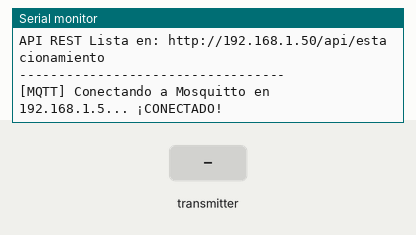
Bench run of a sketch on a simulated ESP32. On the bench: the last lines printed to the serial monitor. The inputs (shaded band) are chosen by the test bench. WiFi joins after 1.5 s; servers stay silent unless stated; random numbers use the default seed unless the sketch sets one; no MQTT or app messages arrive unless stated.

Above: at 3.7 s.
3.8 s: the transmitter starts sending id = 1
At 6.3 s:
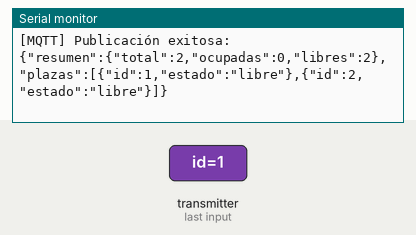
6.8 s: the transmitter starts sending ocupada = 1
At 7.7 s:
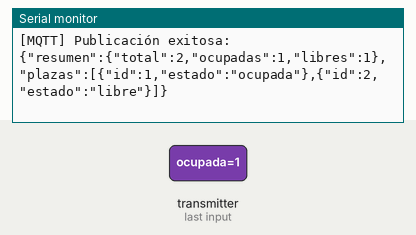

Measured:
- after the input at 3.8 s, the serial monitor: prints a new line after 1.8 s (image 1)
- after the input at 6.8 s, the serial monitor: prints a new line after 0.06 s (image 2)

The sketch:

Codigo_Gateway.ino
```cpp
#include <WiFi.h>
#include <esp_now.h>
#include <WebServer.h>
#include <PubSubClient.h>

//==================================================
// Credenciales WiFi y Broker Mosquitto (Windows)
//==================================================
const char* ssid          = "RED-INTERNET";
const char* password      = "CONTRASENIA";
const char* mqtt_server   = "192.168.1.5"; // IP de la PC donde corre Mosquitto / Streamlit
const int   mqtt_port     = 1883;

//==================================================
// Objetos y Variables Globales
//==================================================
WiFiClient espClient;
PubSubClient mqttClient(espClient);
WebServer server(80);

// Estructura recibida desde los nodos sensores vía ESP-NOW
typedef struct
{
    int id;
    bool ocupada;
} Mensaje;

Mensaje datos;

// Estado local para SOLO 2 PLAZAS (Índices 1 y 2)
bool estado_plazas[3] = {false, false, false};
volatile bool nuevo_dato_pendiente = false; // Flag para sincronización entre núcleos

//==================================================
// Construcción del JSON ajustado a 2 Plazas
//==================================================
String construirJSON()
{
    int ocupadas = 0;
    if (estado_plazas[1]) ocupadas++;
    if (estado_plazas[2]) ocupadas++;

    String json = "{";
    json += "\"resumen\":{";
    json += "\"total\":2,";
    json += "\"ocupadas\":" + String(ocupadas) + ",";
    json += "\"libres\":" + String(2 - ocupadas);
    json += "},";
    json += "\"plazas\":[";

    // Plaza 1
    json += "{\"id\":1,\"estado\":\"" + String(estado_plazas[1] ? "ocupada" : "libre") + "\"},";
    // Plaza 2
    json += "{\"id\":2,\"estado\":\"" + String(estado_plazas[2] ? "ocupada" : "libre") + "\"}";

    json += "]}";
    return json;
}

//==================================================
// Callback recepción ESP-NOW (Ultrarrápido)
//==================================================
void OnDataRecv(const esp_now_recv_info *info, const uint8_t *incomingData, int len)
{
    if (len != sizeof(Mensaje)) return;

    memcpy(&datos, incomingData, sizeof(datos));

    // Solo aceptamos nodos con ID 1 o ID 2
    if (datos.id == 1 || datos.id == 2)
    {
        estado_plazas[datos.id] = datos.ocupada;
        nuevo_dato_pendiente = true; // Notificamos a la tarea MQTT
    }
}

//==================================================
// Conexión a Mosquitto
//==================================================
void conectarMQTT()
{
    if (mqttClient.connected()) return;

    Serial.print("[MQTT] Conectando a Mosquitto en ");
    Serial.print(mqtt_server);
    Serial.print("... ");

    String clientID = "ESP32_Gateway_" + String(random(0xffff), HEX);

    if (mqttClient.connect(clientID.c_str()))
    {
        Serial.println("¡CONECTADO!");
        // Enviar estado inicial retenido
        mqttClient.publish("estacionamiento/plazas", construirJSON().c_str(), true);
    }
    else
    {
        Serial.print("Falló, rc=");
        Serial.println(mqttClient.state());
    }
}

//==================================================
// Tarea FreeRTOS para MQTT (Core 1)
//==================================================
void tareaMQTT(void *pvParameters)
{
    for (;;)
    {
        if (WiFi.status() == WL_CONNECTED)
        {
            if (!mqttClient.connected())
            {
                conectarMQTT();
                vTaskDelay(pdMS_TO_TICKS(3000)); // Espera 3s si falla
            }
            else
            {
                mqttClient.loop();

                // Publicar al recibir un cambio desde un nodo ESP-NOW
                if (nuevo_dato_pendiente)
                {
                    nuevo_dato_pendiente = false;
                    String payload = construirJSON();

                    // 1. Resumen global (para Streamlit)
                    mqttClient.publish("estacionamiento/plazas", payload.c_str(), true);

                    // 2. Tópico individual por plaza (estacionamiento/plaza/1 o 2)
                    String topicoPlaza = "estacionamiento/plaza/" + String(datos.id);
                    String jsonSingle = "{\"id\":" + String(datos.id) + ",\"estado\":\"" + (datos.ocupada ? "ocupada" : "libre") + "\"}";
                    mqttClient.publish(topicoPlaza.c_str(), jsonSingle.c_str(), true);

                    Serial.println("[MQTT] Publicación exitosa:");
                    Serial.println(payload);
                }
            }
        }
        vTaskDelay(pdMS_TO_TICKS(50));
    }
}

//==================================================
// SETUP
//==================================================
void setup()
{
    Serial.begin(115200);
    delay(1000);

    Serial.println("\n==================================");
    Serial.println("  INICIANDO GATEWAY (2 PLAZAS)    ");
    Serial.println("==================================");

    // 1. Conexión WiFi
    WiFi.mode(WIFI_AP_STA);
    WiFi.begin(ssid, password);

    Serial.print("Conectando a red WiFi");
    while (WiFi.status() != WL_CONNECTED)
    {
        delay(500);
        Serial.print(".");
    }

    Serial.println("\nWiFi Conectado!");
    Serial.print("IP Gateway: ");  Serial.println(WiFi.localIP());
    Serial.print("MAC Gateway: "); Serial.println(WiFi.macAddress());

    // 2. Configuración MQTT
    mqttClient.setServer(mqtt_server, mqtt_port);

    // 3. Crear tarea FreeRTOS para MQTT
    xTaskCreatePinnedToCore(
        tareaMQTT,
        "Tarea_MQTT",
        8192,
        NULL,
        1,
        NULL,
        1
    );

    // 4. Inicializar ESP-NOW
    if (esp_now_init() != ESP_OK)
    {
        Serial.println("ERROR: No se pudo iniciar ESP-NOW");
        return;
    }
    esp_now_register_recv_cb(OnDataRecv);
    Serial.println("ESP-NOW Inicializado exitosamente.");

    // 5. Configurar API HTTP de respaldo
    server.on("/api/estacionamiento", HTTP_GET, []() {
        server.send(200, "application/json", construirJSON());
    });
    server.begin();

    Serial.println("----------------------------------");
    Serial.print("API REST Lista en: http://");
    Serial.print(WiFi.localIP());
    Serial.println("/api/estacionamiento");
    Serial.println("----------------------------------\n");
}

//==================================================
// LOOP PRINCIPAL
//==================================================
void loop()
{
    server.handleClient();
}
```
